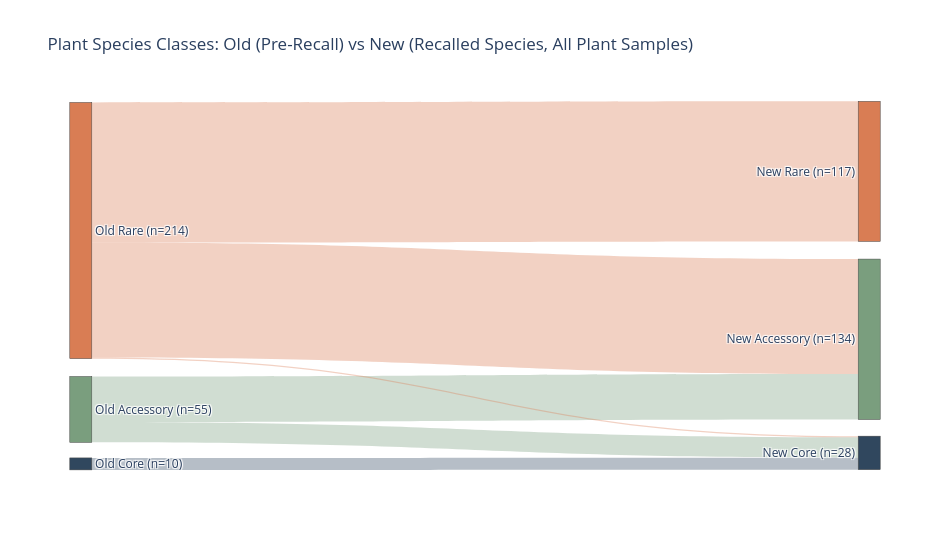

Notebook code for this chart:
### Code cell
# Sankey of old class -> new class for each old species (same counts as the
# crosstab above, with species not present in the new table dropped)
import plotly.graph_objects as go

sankey_classes = ["Rare", "Accessory", "Core"]
class_colors = {"Rare": "#d97d54", "Accessory": "#7a9e7e", "Core": "#30475e"}


def hex_to_rgba(hex_color, alpha):
    r, g, b = (int(hex_color.lstrip("#")[i : i + 2], 16) for i in (0, 2, 4))
    return f"rgba({r}, {g}, {b}, {alpha})"


class_flow = (
    old_vs_new_class.loc[old_vs_new_class["new_class"] != "Not present"]
    .groupby(["old_class", "new_class"])
    .size()
    .rename("n_species")
    .reset_index()
)

node_labels = [f"Old {c}" for c in sankey_classes] + [
    f"New {c}" for c in sankey_classes
]
node_index = {label: i for i, label in enumerate(node_labels)}
old_totals = class_flow.groupby("old_class")["n_species"].sum()
new_totals = class_flow.groupby("new_class")["n_species"].sum()
node_totals = [old_totals.get(c, 0) for c in sankey_classes] + [
    new_totals.get(c, 0) for c in sankey_classes
]

# Pin nodes top-to-bottom in Rare / Accessory / Core order on each side
node_x, node_y = [], []
gap = 0.04
for totals, x in ((node_totals[:3], 0.001), (node_totals[3:], 0.999)):
    heights = np.array(totals) / sum(totals) * (1 - gap * (len(totals) - 1))
    tops = np.concatenate([[0], np.cumsum(heights + gap)[:-1]])
    node_x += [x] * len(totals)
    node_y += list(tops + heights / 2)

class_sankey = go.Figure(
    go.Sankey(
        arrangement="fixed",
        node=dict(
            label=[f"{label} (n={n})" for label, n in zip(node_labels, node_totals)],
            color=[class_colors[label.split(" ", 1)[1]] for label in node_labels],
            x=node_x,
            y=node_y,
            pad=18,
            thickness=22,
        ),
        link=dict(
            source=[node_index[f"Old {c}"] for c in class_flow["old_class"]],
            target=[node_index[f"New {c}"] for c in class_flow["new_class"]],
            value=class_flow["n_species"].tolist(),
            color=[hex_to_rgba(class_colors[c], 0.35) for c in class_flow["old_class"]],
            label=(
                class_flow["old_class"]
                + " -> "
                + class_flow["new_class"]
                + " | species: "
                + class_flow["n_species"].astype(str)
            ).tolist(),
        ),
    )
)
class_sankey.update_layout(
    title_text="Plant Species Classes: Old (Pre-Recall) vs New (Recalled Species, All Plant Samples)",
    font_size=12,
    width=950,
    height=550,
)
class_sankey.show()

### Figure 1 — Plotly figure (JSON) as saved in the notebook; plotly's stock layout.template omitted (floating-point values rounded to 4 significant figures)
{"data": [{"arrangement": "fixed", "link": {"color": ["rgba(122, 158, 126, 0.35)", "rgba(122, 158, 126, 0.35)", "rgba(48, 71, 94, 0.35)", "rgba(217, 125, 84, 0.35)", "rgba(217, 125, 84, 0.35)", "rgba(217, 125, 84, 0.35)"], "label": ["Accessory -> Accessory | species: 38", "Accessory -> Core | species: 17", "Core -> Core | species: 10", "Rare -> Accessory | species: 96", "Rare -> Core | species: 1", "Rare -> Rare | species: 117"], "source": [1, 1, 2, 0, 0, 0], "target": [4, 5, 5, 4, 5, 3], "value": [38, 17, 10, 96, 1, 117]}, "node": {"color": ["#d97d54", "#7a9e7e", "#30475e", "#d97d54", "#7a9e7e", "#30475e"], "label": ["Old Rare (n=214)", "Old Accessory (n=55)", "Old Core (n=10)", "New Rare (n=117)", "New Accessory (n=134)", "New Core (n=28)"], "pad": 18, "thickness": 22, "x": [0.001, 0.001, 0.001, 0.999, 0.999, 0.999], "y": [0.3528, 0.8363, 0.9835, 0.1929, 0.6467, 0.9538]}, "type": "sankey"}], "layout": {"font": {"size": 12}, "height": 550, "title": {"text": "Plant Species Classes: Old (Pre-Recall) vs New (Recalled Species, All Plant Samples)"}, "width": 950}}
